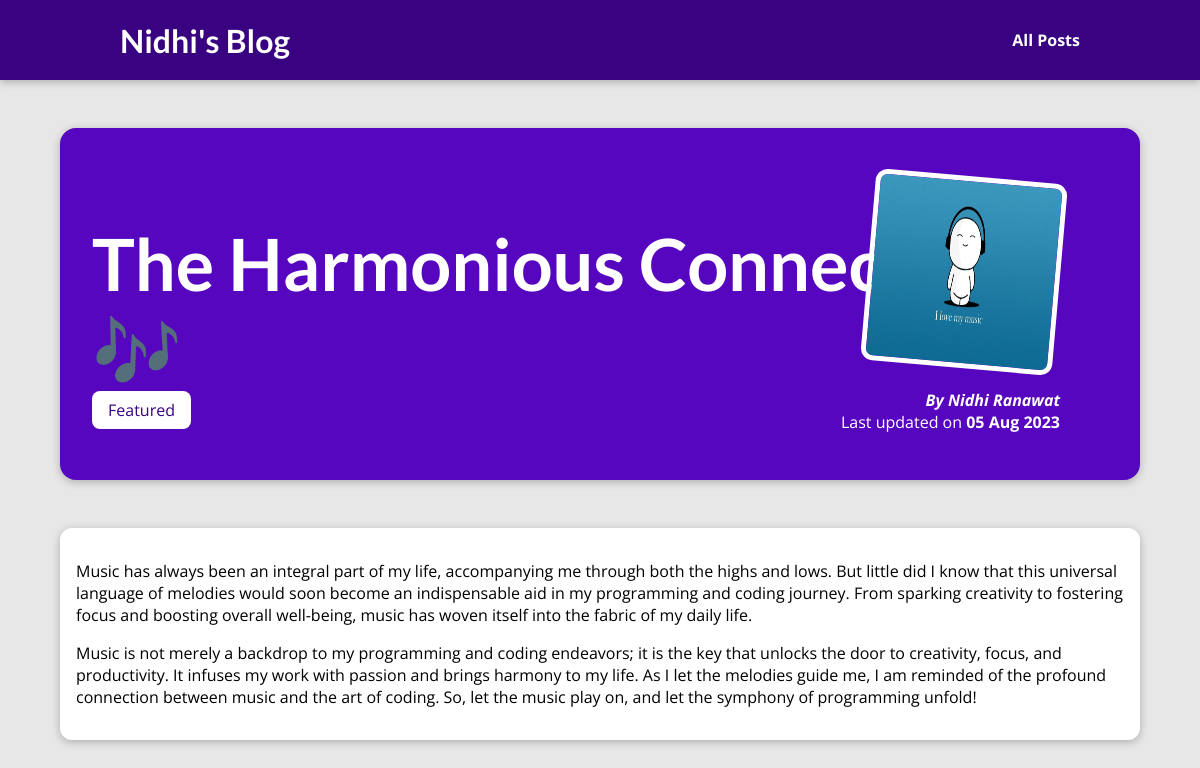
The page /posts/nature-at-its-best on the database its author committed.
### blog/models.py (models this page shows, shortened)
class Post(models.Model):
    title = models.CharField(max_length=150)
    excerpt = models.CharField(max_length=200)
    img_name = models.CharField(max_length=100)
    date = models.DateField(auto_now=True)
    slug = models.SlugField(unique=True)
    content = models.TextField(validators=[MinLengthValidator(10)])
    author = models.ForeignKey(Author, on_delete=models.SET_NULL, null=True, related_name="posts")
    tags = models.ManyToManyField(Tag)

class Tag(models.Model):
    caption = models.CharField(max_length=100)

class Author(models.Model):
    first_name = models.CharField(max_length=100)
    last_name = models.CharField(max_length=100)
    email_address = models.EmailField(max_length=254)
    def full_name(self):
        return f"{self.first_name} {self.last_name}"
    def __str__(self):
        return self.full_name()

### blog/views.py (the view)
# urls.py: path("posts/<str:slug>", views.the_post, name="post_url")
def the_post(request, slug):
    identified_post = Post.objects.get(slug=slug)
    return render(request, "blog/post-detail.html",{
        "post" : identified_post,
        "tags" : identified_post.tags.all()
    })

### blog/templates/blog/post-detail.html (shortened to what this page needs)
{% extends 'base.html' %}
{% load static %}
{% block css_files %}
<link rel="stylesheet" href="{% static 'blog/post-detail.css' %}">
{% endblock %}
{% block content %}
<section id="summary">
    <h2>{{ post.title }}</h2>
    <div>
        {% for tag in tags %}
            <span class="tag">{{ tag.caption }}</span>
        {% endfor %}
    </div>
    <article>
        <img src="{% static 'blog/images/'|add:post.img_name %}" alt={{ post.title }}>
        <address>By <a href="mailto:{{ post.author.email_address }}">{{ post.author }}</a></address>
        <div>
            Last updated on <time>{{ post.date|date:"d M Y" }}</time>
        </div>
    </article>
</section>
<main>
    {{ post.content|linebreaks }}
</main>
{% endblock %}

### static/app.css (style rules this page uses)
* { box-sizing: border-box; }
html { font-family: 'Open Sans', 'Lato', sans-serif; }
body { margin: 0; }
h1, h2, h3 { font-family: 'Lato', sans-serif; font-weight: bold; }

### blog/static/blog/post-detail.css (style rules this page uses)
body { background-color: #e7e7e7; }
#summary { margin: 8rem auto 3rem auto; padding: 2rem; width: 90%; max-width: 90rem; border-radius: 16px; background-color: #5706c0; position: relative; box-shadow: 0 2px 8px rgba(0, 0, 0, 0.25); height: 22rem; }
#summary h2 { color: white; font-size: 4.5rem; margin-bottom: 0.25rem; }
#summary article { position: absolute; top: 2rem; right: 3rem; padding: 1rem 2rem; border-radius: 12px; text-align: right; color: white; }
#summary article img { width: 12rem; height: 12rem; border-radius: 12px; transform: rotateZ(5deg); border: 5px solid white; margin-bottom: 1rem; }
#summary address { font-weight: bold; }
#summary article a { color: white; text-decoration: none; }
#summary time { font-weight: bold; }
main { width: 90%; max-width: 90rem; margin: 3rem auto; background-color: white; padding: 1rem; border-radius: 12px; box-shadow: 0 2px 8px rgba(0, 0, 0, 0.25); }
.tag { background-color: white; color: #390281; padding: 0.5rem 1rem; border-radius: 8px; }

### rows shown on the page
Post: title "The Harmonious Connection 🎶", img_name (picture), author "Nidhi Ranawat", date "05 Aug 2023", content "Music has always been an integral part of my life, accompanying me through both the highs and lows. But little did I know that this universal language of melodies would soon become an indispensable aid in my programming and coding journey. From sparking creativity to fostering focus and boosting overall well-being, music has woven itself into the fabric of my daily life. Music is not merely a backdrop to my programming and coding endeavors; it is the key that unlocks the door to creativity, focus, and productivity. It infuses my work with passion and brings harmony to my life. As I let the melodies guide me, I am reminded of the profound connection between music and the art of coding. So,…"
Tag: caption "Featured"
